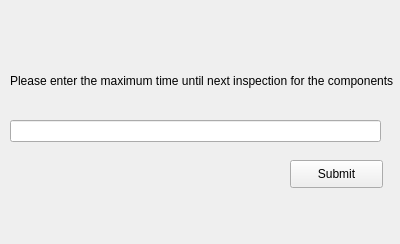
<?xml version="1.0" encoding="UTF-8"?>
<ui version="4.0">
 <class>Form</class>
 <widget class="QWidget" name="Form">
  <property name="geometry">
   <rect>
    <x>0</x>
    <y>0</y>
    <width>400</width>
    <height>244</height>
   </rect>
  </property>
  <property name="windowTitle">
   <string>Form</string>
  </property>
  <widget class="QLabel" name="label">
   <property name="geometry">
    <rect>
     <x>10</x>
     <y>60</y>
     <width>391</width>
     <height>41</height>
    </rect>
   </property>
   <property name="text">
    <string>Please enter the maximum time until next inspection for the components</string>
   </property>
   <property name="wordWrap">
    <bool>true</bool>
   </property>
  </widget>
  <widget class="QLineEdit" name="timeinput">
   <property name="geometry">
    <rect>
     <x>10</x>
     <y>120</y>
     <width>371</width>
     <height>22</height>
    </rect>
   </property>
  </widget>
  <widget class="QPushButton" name="Submit">
   <property name="geometry">
    <rect>
     <x>290</x>
     <y>160</y>
     <width>93</width>
     <height>28</height>
    </rect>
   </property>
   <property name="text">
    <string>Submit</string>
   </property>
  </widget>
 </widget>
 <resources/>
 <connections/>
</ui>
